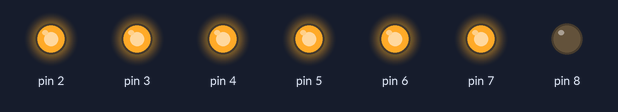
The sketch below on a simulated Arduino Uno, built with avr-gcc and run on an emulated ATmega328P. Parts: output pins drawn as LEDs (lit = HIGH).

Above: at 0.7 s.
At 3.5 s:
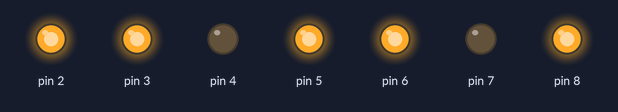
At 4.9 s:
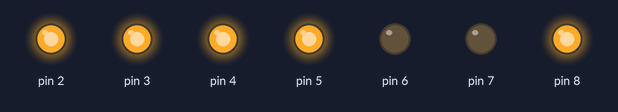
At 7.7 s:
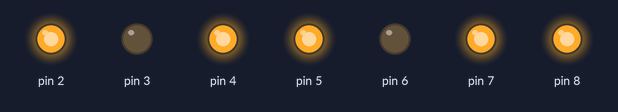
At 11.9 s:
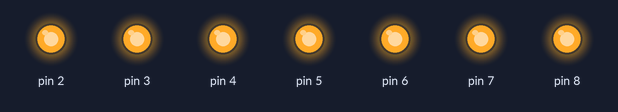
At 16.1 s:
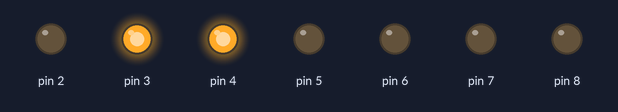
Timing chart, 0 to 18.2 s (numbered marks = the images above):
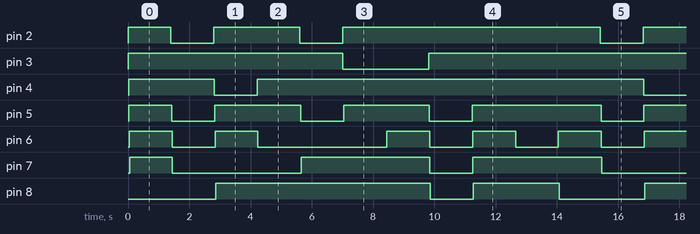

The sketch:

array_lesson.ino
```cpp
int numbers[][7]={{1,1,1,1,1,1,0},{0,1,1,0,0,0,0},{1,1,0,1,1,0,1},{1,1,1,1,0,0,1},{0,1,1,0,0,1,1},{1,0,1,1,0,1,1},{1,0,1,1,1,1,1},{1,1,1,0,0,0,0},{1,1,1,1,1,1,1},{1,1,1,1,0,1,1}};

void setup() {
  // put your setup code here, to run once:

  for(int x=0;x<7;x++){
    pinMode(x+2,OUTPUT);
  }
}

void loop() {
  // put your main code here, to run repeatedly:
for(byte x=0;x<10;x++){
  for(byte z=0;z<20;z++){
  for(byte y=0;y<7;y++){
    digitalWrite(y+2,numbers[x][y]);
    delay(10);
  }
  }
}
}
```

Measured:
- by itself, pin 2: repeats every 14.0 s: LOW 1.4 s, HIGH 2.8 s, LOW 1.4 s, HIGH 8.4 s
- by itself, pin 3: repeats every 14.0 s: LOW 2.8 s, HIGH 11.2 s
- by itself, pin 4: repeats every 14.0 s: LOW 1.4 s, HIGH 12.6 s
- by itself, pin 5: repeats every 14.0 s: 2 × (LOW 1.4 s, HIGH 2.8 s), LOW 1.4 s, HIGH 4.2 s
- by itself, pin 6: repeats every 14.0 s: LOW 1.4 s, HIGH 1.4 s, LOW 4.2 s, 2 × (HIGH 1.4 s, LOW 1.4 s), HIGH 1.4 s
- by itself, pin 7: repeats every 14.0 s: LOW 4.2 s, HIGH 4.2 s, LOW 1.4 s, HIGH 4.2 s
- by itself, pin 8: repeats every 14.0 s: LOW 1.4 s, HIGH 2.8 s, LOW 2.8 s, HIGH 7.0 s
